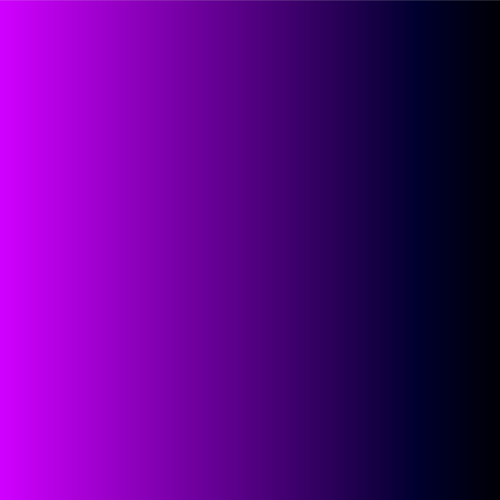
Frame 1 (no input)
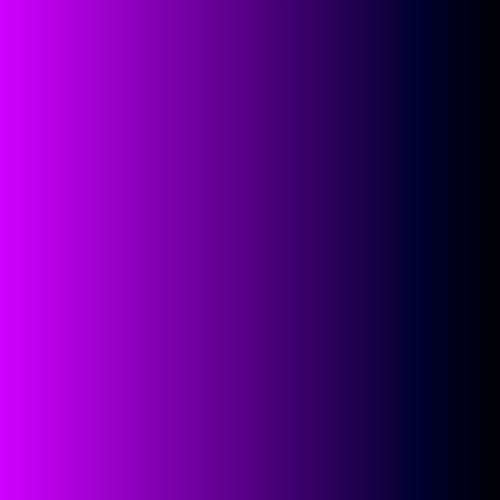
Frame 60 (the mouse pressed at the canvas centre just before this capture)
Frame 120 (the mouse held since frame 60 and released just before this capture): identical to frame 60, image omitted

The Processing sketch that drew these frames (run headless with seeded random() and noise(); from frame 60 on, the mouse is pressed at the canvas centre):

// Processing sketch: three
// ── three.pde
//rgb = 208, 0, 255

int r = 208;
int g = 0;
int b = 255;

void setup() {
    size(500, 500);

}

void draw() {
    // c = color(value1, value2, value3);
    //stroke(value1, value2, value3, alpha);
    
    for (int x = 0; x < 500; x +=1) {
        stroke(r-(x/2), g, b-(x/2));
        line(x, 0, x, 500);
    }
}
